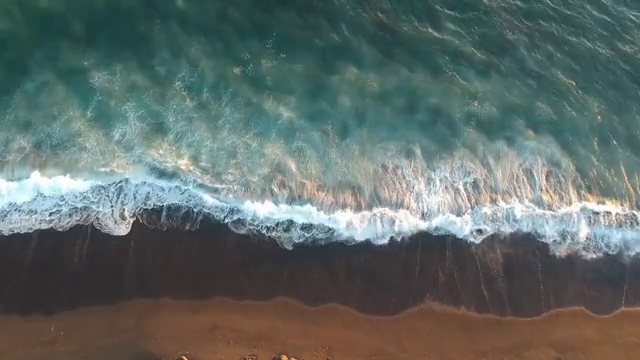
#> input picture frame 3 of Waves_Short.mp4, 640 x 360 px
$ python try_stretch_on_video.py
#> lines starting #> are read from the running program, lines starting #| are printed output that depends on the picture
### stretching_functions.py
'''Stretching functions for image stretcher, accessed through main.py'''

from PIL import Image
import numpy as np

def create_np_array(pil_image):
    '''converts a jpg to a numpy array'''
    return np.array(pil_image)


def create_index_list(multiplication_factor=13):
    '''
    Returns:
        list
    '''
    inverse_value_dict = {13:1, 12:1.25, 11:1.5, 10:1.75, 9:2, 8:2.25, 7:2.5, 6:2.75, 5:3, 4:3.25,
                          3:3.5, 2:3.75, 1:4}

    pairs = [[1, 13], [2, 8], [3, 5], [5, 3], [8, 2], [13, 1], [21, 1], [34, 1], [55, 1], [89, 1],
             [144, 1], [233, 1], [377, 1], [610, 1], [987, 1]]

    for pair in pairs:
        pair[0] = pair[0] * 1
        pair[1] = int(pair[1] * inverse_value_dict[multiplication_factor])

    index_list = []
    for pair in pairs:
        for _ in range(pair[1]):
            index_list.append(pair[0])

    return index_list


def create_gradient(two_row_array, gradient_size):
    '''returns a gradient made from two rows of pixels'''
    image_width = two_row_array.shape[1]
    gradient_array = np.zeros((gradient_size+2, image_width, 3))
    gradient_array[0] += two_row_array[0]
    gradient_array[-1] += two_row_array[-1]
    difference_array = abs(gradient_array[0] - gradient_array[-1])

    for num in range(gradient_size):
        for row in range(image_width):
            for column in range(3):
                if gradient_array[0][row][column] >= gradient_array[-1][row][column]:
                    gradient_array[num+1][row][column] += (gradient_array[0][row][column] - ((difference_array[row][column])/(gradient_size+1)*(num+1)))
                else:
                    gradient_array[num+1][row][column] += (gradient_array[0][row][column] + ((difference_array[row][column])/(gradient_size+1)*(num+1)))
    return gradient_array


def build_new_image(index_list, source_image, starting_pixel):
    '''
    index_list : list
    source_image : numpy array
    '''
    starting_pixel = int(starting_pixel)
    index_value = starting_pixel
    index_list_value = 0

    new_image = np.zeros((source_image.shape))

    for num in range(starting_pixel):
        new_image[num] += source_image[num]

    height = new_image.shape[0]
    width = new_image.shape[1]

    for num in range(starting_pixel, height):
        two_row_array = np.zeros((2, width, 3))
        two_row_array[0] += source_image[num]
        two_row_array[1] += source_image[num+1]

        gradient_array = create_gradient(two_row_array, index_list[index_list_value])
        index_list_value += 1

        try:
            for number in range(gradient_array.shape[0] - 1):
            # for number in range(gradient_array.shape[0] - 1):
                new_image[index_value] += gradient_array[number]
                index_value += 1
        except IndexError:
            break

    int_array = new_image.astype(np.uint8)

    return Image.fromarray(int_array)


def save_file(pil_image, filename):
    pil_image.save(f'{filename}')

# [6 lines that do not run on import are left out]

### try_stretch_on_video.py
import cv2
from PIL import Image
from stretching_functions import create_np_array, create_index_list, create_gradient, build_new_image, save_file

DIRECTION_DICT = {'down': 0, 'up': 180, 'left': 90, 'right': 270}

VIDEO_FILE = 'Waves_Short.mp4'
STARTING_PIXEL = 170
STRETCH_INTENSITY = 13   # 1 <= STRETCH_INTENSITY <= 13
DIRECTION = DIRECTION_DICT['right']


def get_one_frame(filename):
#> called with filename = 'Waves_Short.mp4'
    cap = cv2.VideoCapture(filename)
    ret, frame = cap.read()
#> frame is the input picture: shape (360, 640, 3); mean B, G, R 103.5, 107, 94.5
    cv2.imwrite('unstretched.png' , frame)
    cap.release()
    cv2.destroyAllWindows()
    print('Frame saved as unstretched.png')

def stretch_image():
    index_list = create_index_list(STRETCH_INTENSITY)
    with Image.open('unstretched.png') as frame:
#> frame: PIL image 640x360 RGB
        frame = frame.rotate(DIRECTION, expand=True)
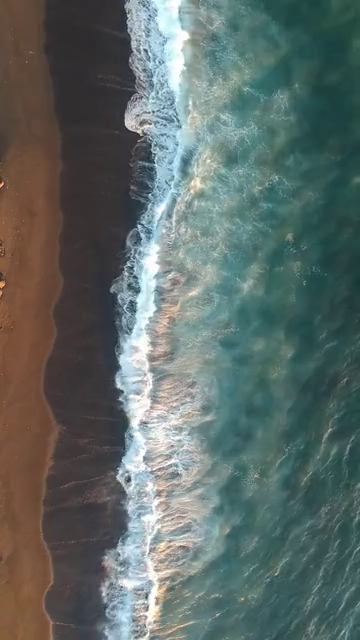
#> frame: PIL image 360x640 RGB; mean R, G, B 94.5, 107, 103.5
        img_array = create_np_array(frame)
        new_img = build_new_image(index_list, img_array, STARTING_PIXEL)
#> after the loop in build_new_image, `for num in range(starting_pixel):`:
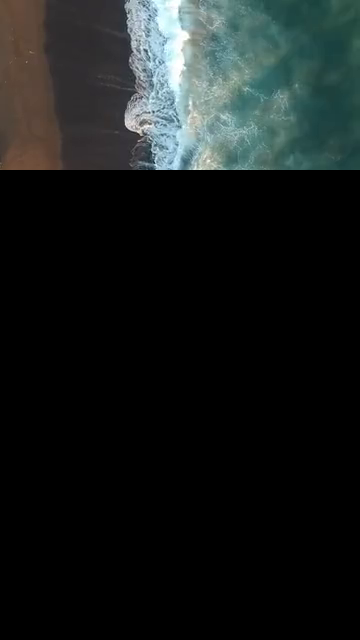
#> new_image: shape (640, 360, 3) float64; mean R, G, B 22.9, 27.4, 26.8
#> after the loop in build_new_image, `for num in range(starting_pixel, height):`:
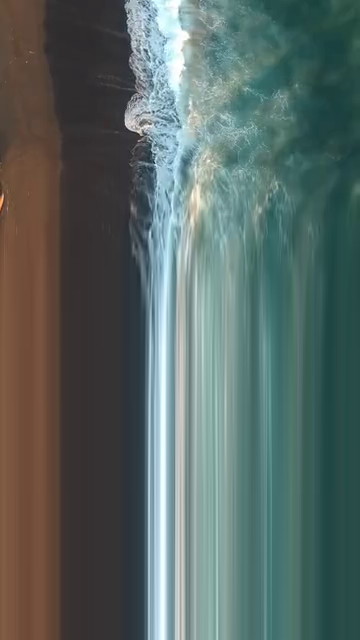
#> new_image: shape (640, 360, 3) float64; mean R, G, B 88.8, 103.6, 99.9
#> after the loop in build_new_image, `for num in range(starting_pixel, height):`: index_list_value = 38; index_value = 640
        new_img = new_img.rotate(-DIRECTION, expand=True)
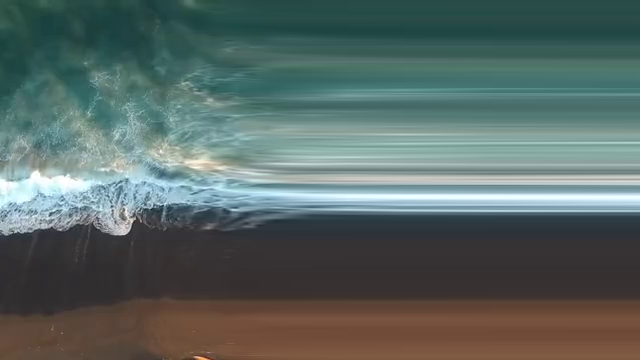
#> new_img: PIL image 640x360 RGB; mean R, G, B 88.6, 103.4, 99.7
        save_file(new_img, 'stretched.png')
        new_img.show()
    print('Image stretched and saved as stretched.png')

if __name__ == "__main__":
    get_one_frame(VIDEO_FILE)
    stretch_image()

$ run again, starting later in the video
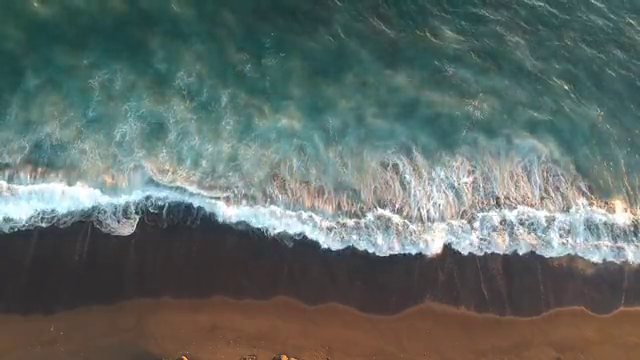
#> input picture frame 17 of Waves_Short.mp4, 640 x 360 px
#> in get_one_frame, frame is the input picture: shape (360, 640, 3); mean B, G, R 103.7, 107.9, 96.1
#> after the loop in build_new_image, `for num in range(starting_pixel, height):`:
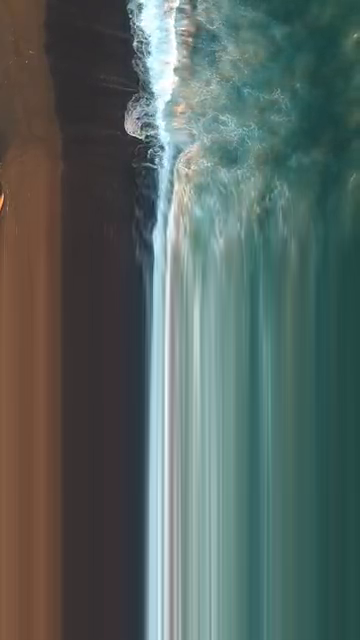
#> new_image: shape (640, 360, 3) float64; mean R, G, B 86.7, 101.1, 97.1
#> after the loop in build_new_image, `for num in range(starting_pixel, height):`: index_list_value = 38; index_value = 640
#> in stretch_image, `new_img = new_img.rotate(-DIRECTION, expand=True)`:
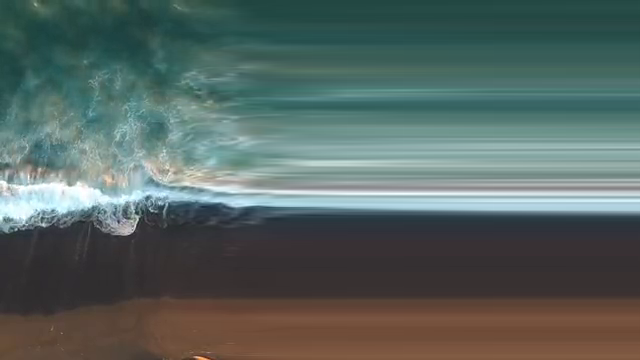
#> new_img: PIL image 640x360 RGB; mean R, G, B 86.5, 100.9, 96.9

$ run again, starting later in the video
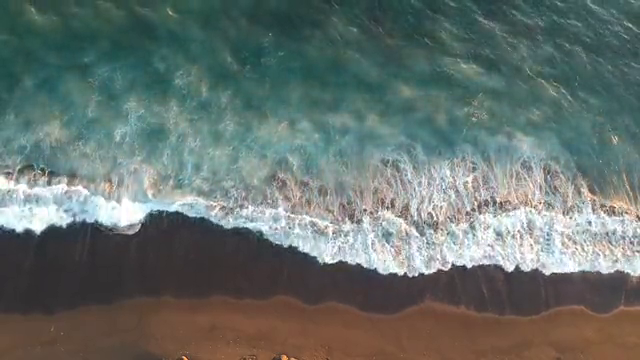
#> input picture frame 31 of Waves_Short.mp4, 640 x 360 px
#> in get_one_frame, frame is the input picture: shape (360, 640, 3); mean B, G, R 108.8, 113.2, 101.9
#> after the loop in build_new_image, `for num in range(starting_pixel, height):`:
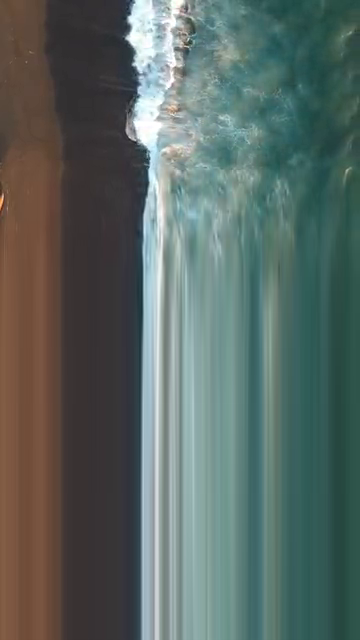
#> new_image: shape (640, 360, 3) float64; mean R, G, B 90, 103.8, 99.1
#> after the loop in build_new_image, `for num in range(starting_pixel, height):`: index_list_value = 38; index_value = 640
#> in stretch_image, `new_img = new_img.rotate(-DIRECTION, expand=True)`:
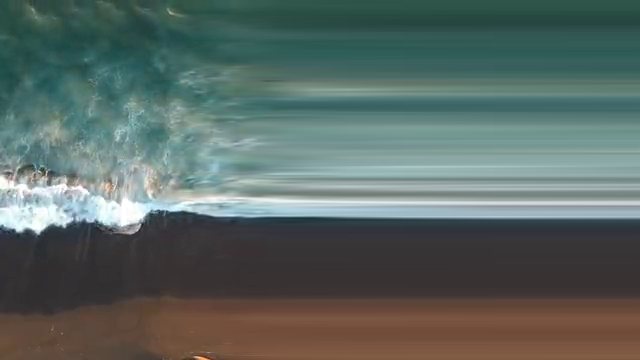
#> new_img: PIL image 640x360 RGB; mean R, G, B 89.8, 103.6, 98.9
